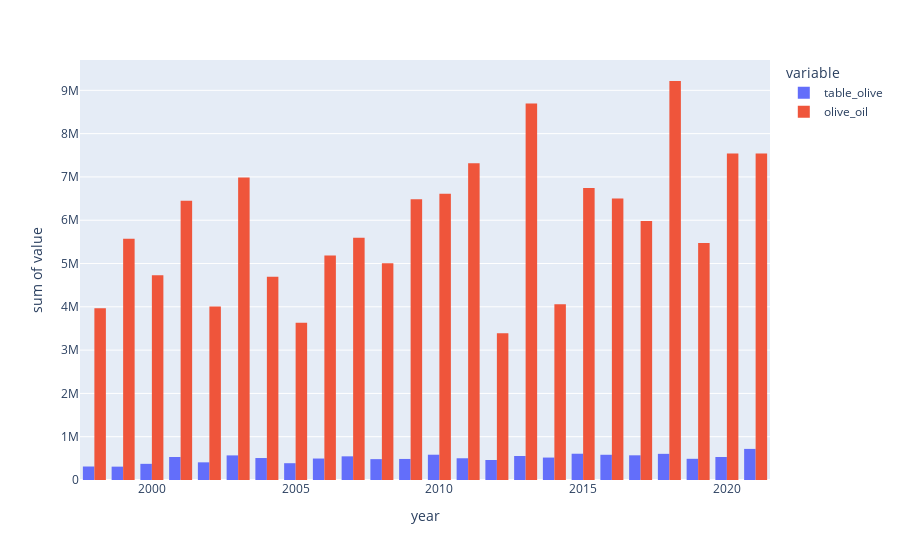

Write notebook code for a chart like this one.
### Code cell
fig = px.histogram(
    data_frame=data_long, x="year", y="value", color="variable", barmode="group"
)

fig.show()

### Figure 1 — Plotly figure (JSON) as saved in the notebook; plotly's stock layout.template omitted (floating-point values rounded to 4 significant figures; data arrays with more than 128 entries replaced by an {"elided": "..."} marker saying what was removed)
{"data": [{"alignmentgroup": "True", "bingroup": "x", "histfunc": "sum", "hovertemplate": "variable=table_olive<br>year=%{x}<br>sum of value=%{y}<extra></extra>", "legendgroup": "table_olive", "marker": {"color": "#636efa", "pattern": {"shape": ""}}, "name": "table_olive", "offsetgroup": "table_olive", "orientation": "v", "showlegend": true, "type": "histogram", "x": {"elided": "950 int values"}, "xaxis": "x", "y": {"elided": "950 int values"}, "yaxis": "y"}, {"alignmentgroup": "True", "bingroup": "x", "histfunc": "sum", "hovertemplate": "variable=olive_oil<br>year=%{x}<br>sum of value=%{y}<extra></extra>", "legendgroup": "olive_oil", "marker": {"color": "#EF553B", "pattern": {"shape": ""}}, "name": "olive_oil", "offsetgroup": "olive_oil", "orientation": "v", "showlegend": true, "type": "histogram", "x": {"elided": "950 int values"}, "xaxis": "x", "y": {"elided": "950 int values"}, "yaxis": "y"}], "layout": {"autosize": true, "barmode": "group", "legend": {"title": {"text": "variable"}, "tracegroupgap": 0}, "margin": {"t": 60}, "xaxis": {"anchor": "y", "autorange": true, "domain": [0, 1], "range": [1998.0, 2022.0], "title": {"text": "year"}, "type": "linear"}, "yaxis": {"anchor": "x", "autorange": true, "domain": [0, 1], "range": [0, 9700000.0], "title": {"text": "sum of value"}, "type": "linear"}}}
